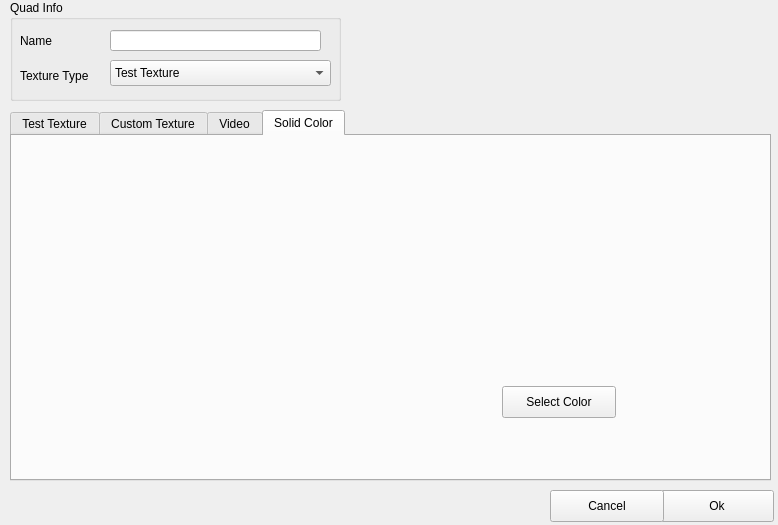
<?xml version="1.0" encoding="UTF-8"?>
<ui version="4.0">
 <class>QuadConfigDialog</class>
 <widget class="QDialog" name="QuadConfigDialog">
  <property name="geometry">
   <rect>
    <x>0</x>
    <y>0</y>
    <width>778</width>
    <height>525</height>
   </rect>
  </property>
  <property name="windowTitle">
   <string>Dialog</string>
  </property>
  <widget class="QGroupBox" name="groupBox">
   <property name="geometry">
    <rect>
     <x>10</x>
     <y>0</y>
     <width>331</width>
     <height>101</height>
    </rect>
   </property>
   <property name="title">
    <string>Quad Info</string>
   </property>
   <widget class="QLabel" name="label">
    <property name="geometry">
     <rect>
      <x>10</x>
      <y>30</y>
      <width>51</width>
      <height>21</height>
     </rect>
    </property>
    <property name="text">
     <string>Name</string>
    </property>
   </widget>
   <widget class="QLineEdit" name="nameEdit">
    <property name="geometry">
     <rect>
      <x>100</x>
      <y>30</y>
      <width>211</width>
      <height>21</height>
     </rect>
    </property>
   </widget>
   <widget class="QLabel" name="label_2">
    <property name="geometry">
     <rect>
      <x>10</x>
      <y>60</y>
      <width>91</width>
      <height>31</height>
     </rect>
    </property>
    <property name="text">
     <string>Texture Type</string>
    </property>
   </widget>
   <widget class="QComboBox" name="textureTypeComboBox">
    <property name="geometry">
     <rect>
      <x>100</x>
      <y>60</y>
      <width>221</width>
      <height>26</height>
     </rect>
    </property>
    <item>
     <property name="text">
      <string>Test Texture</string>
     </property>
    </item>
    <item>
     <property name="text">
      <string>Custom Texture</string>
     </property>
    </item>
    <item>
     <property name="text">
      <string>Video</string>
     </property>
    </item>
    <item>
     <property name="text">
      <string>Solid Color</string>
     </property>
    </item>
   </widget>
  </widget>
  <widget class="QTabWidget" name="tabWidget">
   <property name="geometry">
    <rect>
     <x>10</x>
     <y>110</y>
     <width>761</width>
     <height>371</height>
    </rect>
   </property>
   <property name="currentIndex">
    <number>3</number>
   </property>
   <widget class="QWidget" name="testTextureTab">
    <attribute name="title">
     <string>Test Texture</string>
    </attribute>
    <widget class="QLabel" name="testTextureDisplayLabel">
     <property name="geometry">
      <rect>
       <x>220</x>
       <y>30</y>
       <width>311</width>
       <height>281</height>
      </rect>
     </property>
     <property name="text">
      <string/>
     </property>
    </widget>
   </widget>
   <widget class="QWidget" name="customTextureTab">
    <attribute name="title">
     <string>Custom Texture</string>
    </attribute>
    <widget class="QLabel" name="customTextureDisplayLabel">
     <property name="geometry">
      <rect>
       <x>10</x>
       <y>10</y>
       <width>351</width>
       <height>321</height>
      </rect>
     </property>
     <property name="text">
      <string/>
     </property>
    </widget>
    <widget class="QWidget" name="">
     <property name="geometry">
      <rect>
       <x>370</x>
       <y>310</y>
       <width>381</width>
       <height>33</height>
      </rect>
     </property>
     <layout class="QHBoxLayout" name="horizontalLayout">
      <item>
       <widget class="QLineEdit" name="customTextureLineEdit"/>
      </item>
      <item>
       <widget class="QPushButton" name="customTextureOpenButton">
        <property name="text">
         <string>Open</string>
        </property>
       </widget>
      </item>
     </layout>
    </widget>
   </widget>
   <widget class="QWidget" name="videoTextureTab">
    <attribute name="title">
     <string>Video</string>
    </attribute>
   </widget>
   <widget class="QWidget" name="solidColorTab">
    <attribute name="title">
     <string>Solid Color</string>
    </attribute>
    <widget class="QWidget" name="colorWidget" native="true">
     <property name="geometry">
      <rect>
       <x>240</x>
       <y>40</y>
       <width>241</width>
       <height>231</height>
      </rect>
     </property>
    </widget>
    <widget class="QPushButton" name="selectColorButton">
     <property name="geometry">
      <rect>
       <x>490</x>
       <y>250</y>
       <width>114</width>
       <height>32</height>
      </rect>
     </property>
     <property name="text">
      <string>Select Color</string>
     </property>
    </widget>
   </widget>
  </widget>
  <widget class="QPushButton" name="pushButton">
   <property name="geometry">
    <rect>
     <x>660</x>
     <y>490</y>
     <width>114</width>
     <height>32</height>
    </rect>
   </property>
   <property name="text">
    <string>Ok</string>
   </property>
  </widget>
  <widget class="QPushButton" name="pushButton_2">
   <property name="geometry">
    <rect>
     <x>550</x>
     <y>490</y>
     <width>114</width>
     <height>32</height>
    </rect>
   </property>
   <property name="text">
    <string>Cancel</string>
   </property>
  </widget>
 </widget>
 <resources/>
 <connections/>
</ui>
